Frame 1 (no input): blank canvas, image omitted
Frame 60 (no input): blank canvas, image omitted
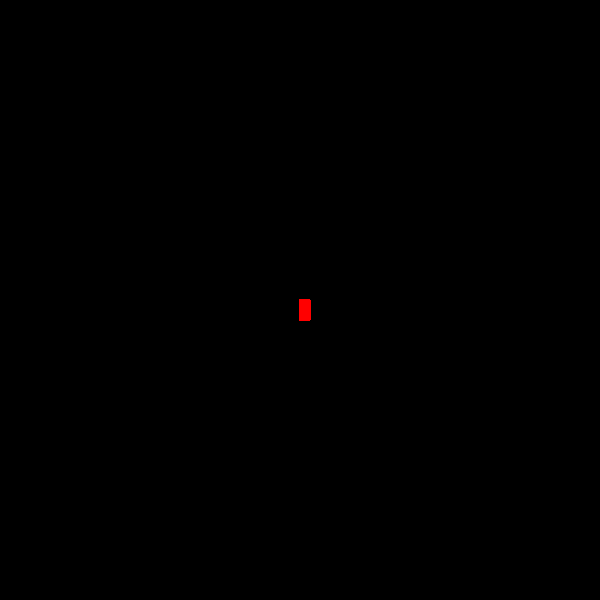
Frame 120 (the mouse pressed at the canvas centre since frame 60)

The p5.js sketch whose frames 1 and 60 were blank and that drew this single picture after the mouse press (run headless with seeded random() and noise() and a simulated clock; from frame 60 on, the mouse is pressed at the canvas centre):

// p5.js sketch
// ── sketch.js
function setup() {
    createCanvas(600, 600);
    background("black");
  }
  
  function draw() {
    stroke("red");
    fill("red");
    
    if(mouseIsPressed){
      rect(mouseX, mouseY, 10, 20);
      
    }
    
  }
